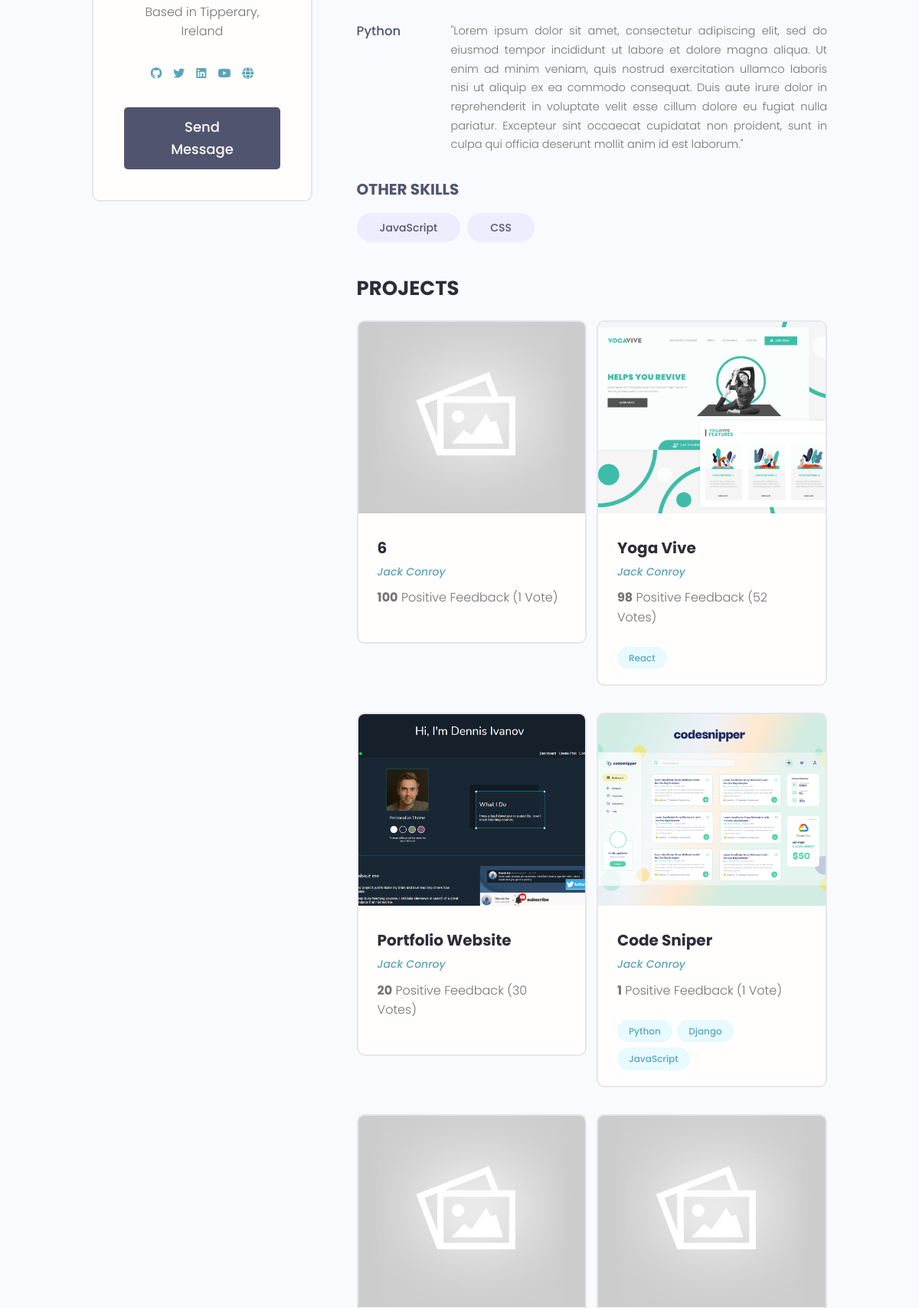
Before: /profile/950f8b22-5bb0-491c-a8f3-4f5213ad4871/ (middle part) with the older database file.
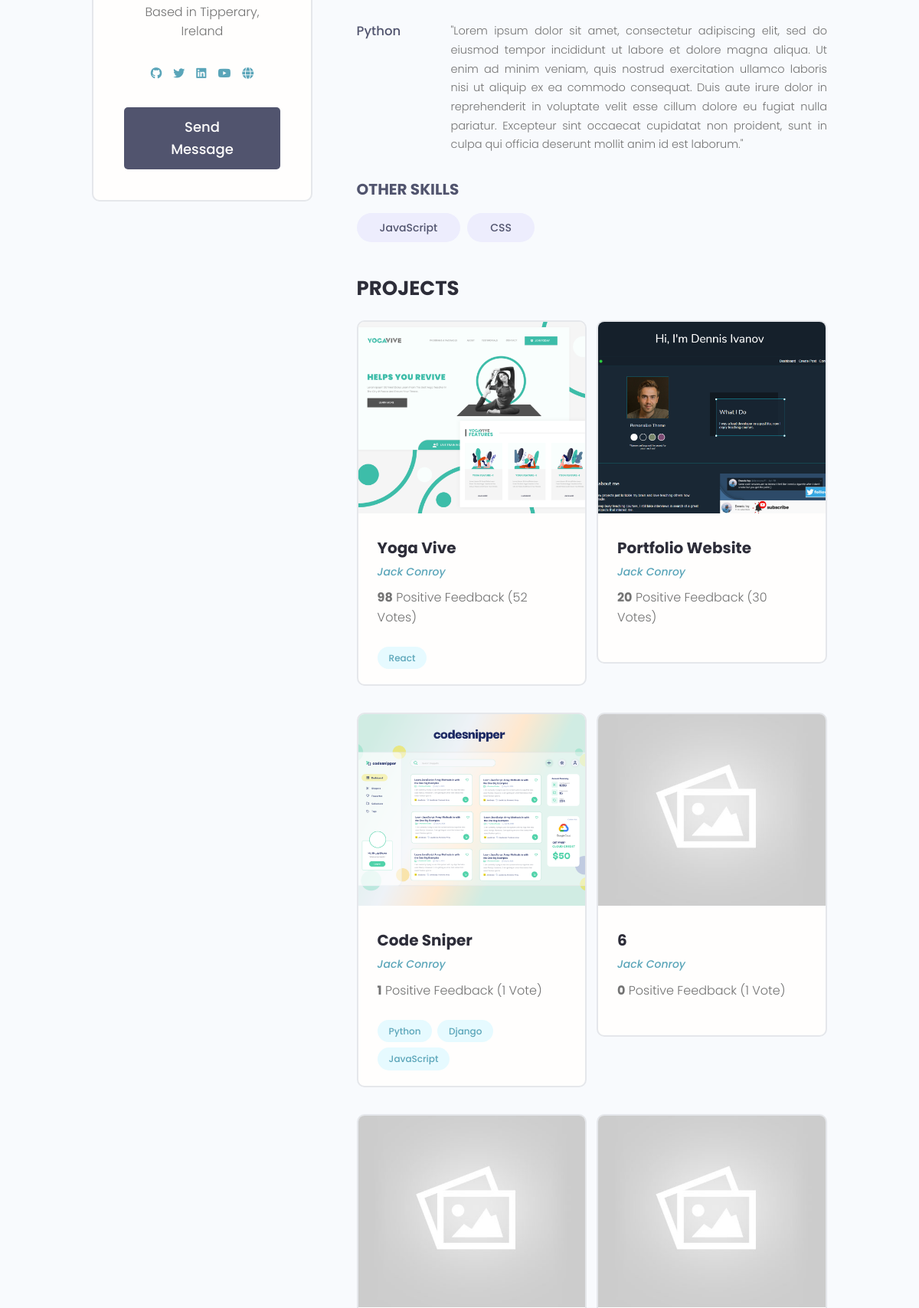
After: the same page with the newer database file.
### users/models.py (models this page shows, shortened)
class Skill(models.Model):
  owner = models.ForeignKey(Profile, on_delete=models.CASCADE, null=True, blank=True)
  name = models.CharField(max_length=500, null=True, blank=True)
  description = models.TextField(null=True, blank=True)
  created = models.DateTimeField(auto_now_add=True)
  id = models.UUIDField(default=uuid.uuid4, unique=True, primary_key=True, editable=False)

class Profile(models.Model):
  user = models.OneToOneField(User, on_delete=models.CASCADE, null=True, blank=True)
  name = models.CharField(max_length=200, blank=True, null=True)
  email = models.EmailField(max_length=500, blank=True, null=True)
  username = models.CharField(max_length=200, blank=True, null=True)
  location = models.CharField(max_length=200, blank=True, null=True)
  short_intro = models.CharField(max_length=500, blank=True, null=True)
  bio = models.TextField(blank=True, null=True)
  profile_image = models.ImageField(null=True, blank=True, upload_to='profiles/', default="profiles/user-default.png")
  social_github = models.CharField(max_length=500, null=True, blank=True)
  social_twitter = models.CharField(max_length=500, null=True, blank=True)
  social_linkedin = models.CharField(max_length=500, null=True, blank=True)
  social_youtube = models.CharField(max_length=500, null=True, blank=True)
  social_website = models.CharField(max_length=500, null=True, blank=True)
  created = models.DateTimeField(auto_now_add=True)
  id = models.UUIDField(default=uuid.uuid4, unique=True, primary_key=True, editable=False)

### projects/models.py (models this page shows, shortened)
class Project(models.Model):
    owner = models.ForeignKey(Profile, null=True, blank=True, on_delete=models.SET_NULL)
    title = models.CharField(max_length=200)
    description = models.TextField(null=True, blank=True)
    featured_image = models.ImageField(null=True, blank=True, default="default.jpg")
    demo_link = models.CharField(max_length=2000, null=True, blank=True)
    source_link = models.CharField(max_length=2000, null=True, blank=True)
    tags = models.ManyToManyField('Tag', blank=True)
    vote_total = models.IntegerField(default=0, null=True, blank=True)
    vote_ratio = models.IntegerField(default=0, null=True, blank=True)
    created = models.DateTimeField(auto_now_add=True)
    id = models.UUIDField(default=uuid.uuid4, unique=True, primary_key=True, editable=False)
    class Meta:
        ordering = ['-vote_ratio', '-vote_total', 'title']

class Tag(models.Model):
    name = models.CharField(max_length=200)
    created = models.DateTimeField(auto_now_add=True)
    id = models.UUIDField(default=uuid.uuid4, unique=True, primary_key=True, editable=False)

### users/views.py (the view)
# urls.py: path('profile/<str:pk>/', views.userProfile, name="user-profile"),
def userProfile(request, pk):
  profile = Profile.objects.get(id=pk)
  topSkills = profile.skill_set.exclude(description__exact="")
  otherSkills = profile.skill_set.filter(description="")
  context = {
    'profile': profile,
    'topSkills': topSkills,
    'otherSkills': otherSkills,
    }
  return render(request, 'users/user-profile.html', context)

### users/templates/users/user-profile.html (shortened to what the changed rows need)
{% extends 'main.html' %}
{% block content %}
  <main class="profile my-md">
    <div class="container">
      <div class="layout">
        <div class="column column--2of3">
          <div class="devInfo">
            <div class="devInfo__skills">
              {% for skill in topSkills %}
                <div class="devSkill">
                  <h4 class="devSkill__title">{{skill.name}}</h4>
                  <p class="devSkill__info">
                    {{skill.description}}
                  </p>
                </div>
              {% endfor %}
              <div class="devInfo__otherSkills">
                {% for skill in otherSkills %}
                <span class="tag tag--pill tag--sub tag--lg">
                  <small>{{skill.name}}</small>
                </span>
                {% endfor %}
              </div>
            </div>
          </div>
          <div class="devInfo">
            <div class="grid grid--two">
              {% for project in profile.project_set.all %}
              <div class="column">
                <div class="card project">
                  <a href="{% url 'project' project.id %}" class="project">
                    <img class="project__thumbnail" src="{{project.featured_image.url}}" alt="project thumbnail" />
                    <div class="card__body">
                      <h3 class="project__title">{{project.title}}</h3>
                      <p><a class="project__author" href="{% url 'user-profile' project.owner.id %}">{{project.owner.name}}</a></p>
                      <p class="project--rating">
                        <span style="font-weight: bold;">{{project.vote_ratio}}</span> Positive
                        Feedback ({{project.vote_total}} Vote{{project.vote_total|pluralize:"s"}})
                      </p>
                      <div class="project__tags">
                        {% for tag in project.tags.all %}
                          <span class="tag tag--pill tag--main">
                            <small>{{tag.name}}</small>
                          </span>
                        {% endfor %}
                      </div>
                    </div>
                  </a>
                </div>
              </div>
              {% endfor %}
            </div>
          </div>
        </div>
      </div>
    </div>
  </main>
{% endblock content %}

Changed rows visible on the page:
changed Project (number 4 of 6 on the later page): vote_ratio "100" → "0"; moves down the list
